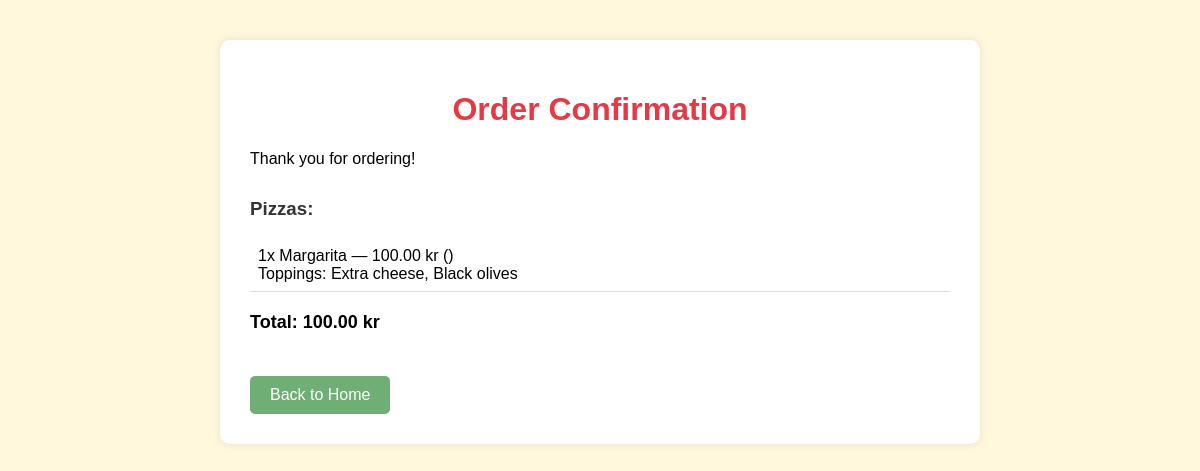
Page /order/confirmation/67/ on the committed database.
### Pizza_App/models.py (models this page shows, shortened)
class OrderPizza(models.Model):
    order = models.ForeignKey(Order, on_delete=models.CASCADE, related_name='order_pizzas')
    pizza = models.ForeignKey(Pizza, on_delete=models.CASCADE)
    quantity = models.PositiveIntegerField(default=1)
    size = models.ForeignKey(PizzaSize, on_delete=models.CASCADE, null=True, blank=True)
    price_at_time = models.DecimalField(max_digits=6, decimal_places=2)
    special_instructions = models.TextField(blank=True)
    toppings = models.ManyToManyField(Topping, through='OrderPizzaTopping', related_name='order_pizzas')

class Pizza(models.Model):
    name = models.CharField(max_length=100)
    description = models.TextField()
    price = models.DecimalField(max_digits=6, decimal_places=2)
    image = models.ImageField(upload_to='pizzas/')

class Topping(models.Model):
    name = models.CharField(max_length=100, unique=True)
    price = models.DecimalField(max_digits=5, decimal_places=2)

### Pizza_App/views.py (the view)
# urls.py: path('confirmation/<int:order_id>/', views.order_confirmation, name='order_confirmation'),
def order_confirmation(request, order_id):
    order = get_object_or_404(Order, id=order_id)
    order_items = order.order_pizzas.select_related('pizza', 'size').prefetch_related('toppings')
    order_drinks = order.order_drinks.select_related('drink')
    total = sum(item.price_at_time * item.quantity for item in order_items)
    total += sum(drink.price_at_time * drink.quantity for drink in order_drinks)
    return render(request, 'confirmation.html', {
        'order': order,
        'order_items': order_items,
        'order_drinks': order_drinks,
        'total': total,
        'customer': order.customer,
    })

### Pizza_App/templates/confirmation.html (shortened to what this page needs)
<!DOCTYPE html>
<html lang="en">
<head>
</head>
<body>
    <div class="container">
        <h1>Order Confirmation</h1>
<p>Thank you for ordering!</p>
        {% if order_items %}
            <h3>Pizzas:</h3>
            <ul>
                {% for item in order_items %}
                    <li>
                        {{ item.quantity }}x {{ item.pizza.name }} — {{ item.price_at_time|floatformat:2 }} kr
                        {% if item.size %} ({{ item.size.name }}) {% endif %}
                        <br>
                        Toppings:
                        {% if item.toppings.all %}
                            {% for topping in item.toppings.all %}
                                {{ topping.name }}{% if not forloop.last %}, {% endif %}
                            {% endfor %}
                        {% else %}
                            None
                        {% endif %}
                    </li>
                {% endfor %}
            </ul>
        {% endif %}
        <p class="total">Total: {{ total }} kr</p>
        <a href="/">Back to Home</a>
    </div>
</body>
</html>

### Pizza_App/templates/confirmation.html (style rules this page uses)
body { font-family: Arial, sans-serif; background-color: #fff8dc; margin: 0; padding: 0; }
.container { max-width: 700px; margin: 40px auto; background-color: #ffffff; padding: 30px; border-radius: 10px; box-shadow: 0 0 10px rgba(0, 0, 0, 0.1); }
h1 { text-align: center; color: #e63946; }
h2, h3 { margin-top: 30px; color: #333; }
ul { list-style-type: none; padding-left: 0; }
li { padding: 8px; border-bottom: 1px solid #ddd; }
.total { font-weight: bold; margin-top: 20px; font-size: 18px; }
a { display: inline-block; margin-top: 25px; padding: 10px 20px; background-color: #6fae75; color: white; text-decoration: none; border-radius: 5px; text-align: center; }

### rows in the picture
OrderPizza: quantity "1", pizza.name "Margarita", price_at_time "100.00"
Topping: name "Extra cheese"
Topping: name "Black olives"

### other values in the picture
{{ total }} "100.00"
